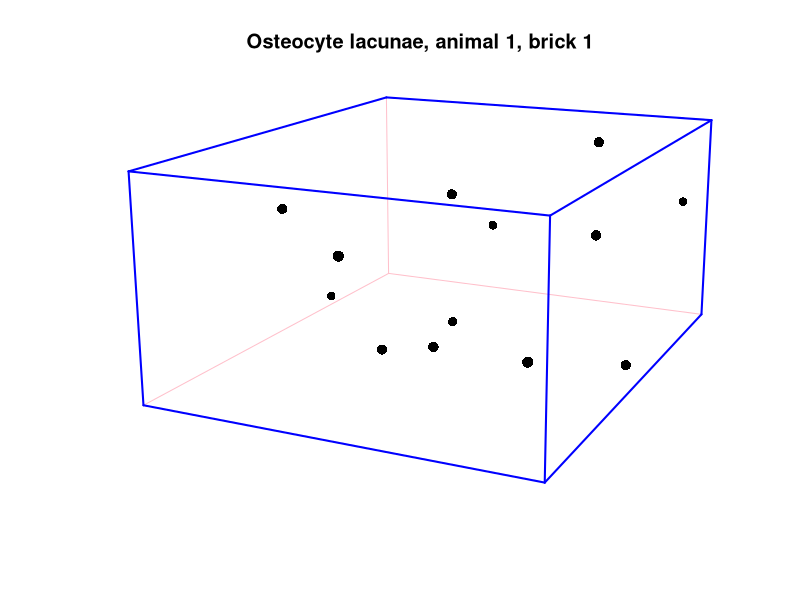
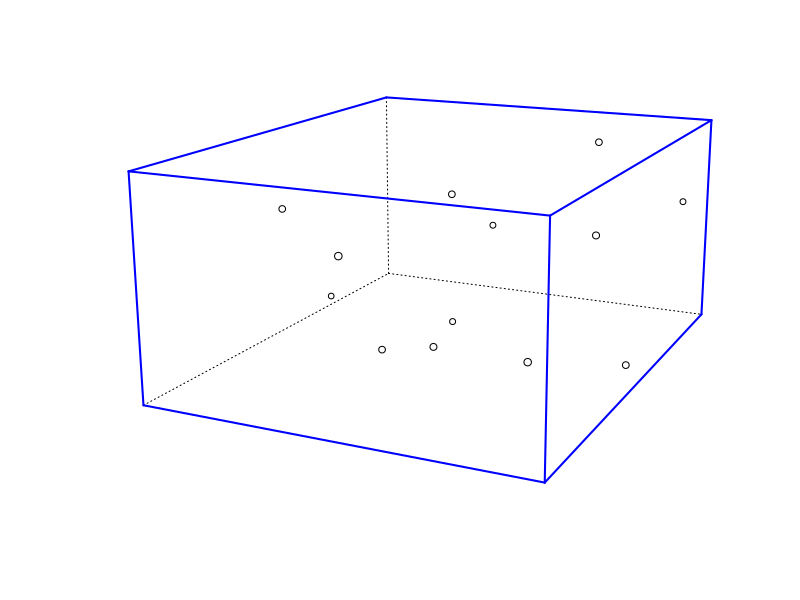

The R source for these figures, in order:
library(spatstat)


### Name: plot.pp3
### Title: Plot a Three-Dimensional Point Pattern
### Aliases: plot.pp3
### Keywords: spatial hplot

### ** Examples

  X <- osteo$pts[[1]]
  plot(X, main="Osteocyte lacunae, animal 1, brick 1",
       cex=1.5, pch=16)
  plot(X, main="", box.back=list(lty=3))
